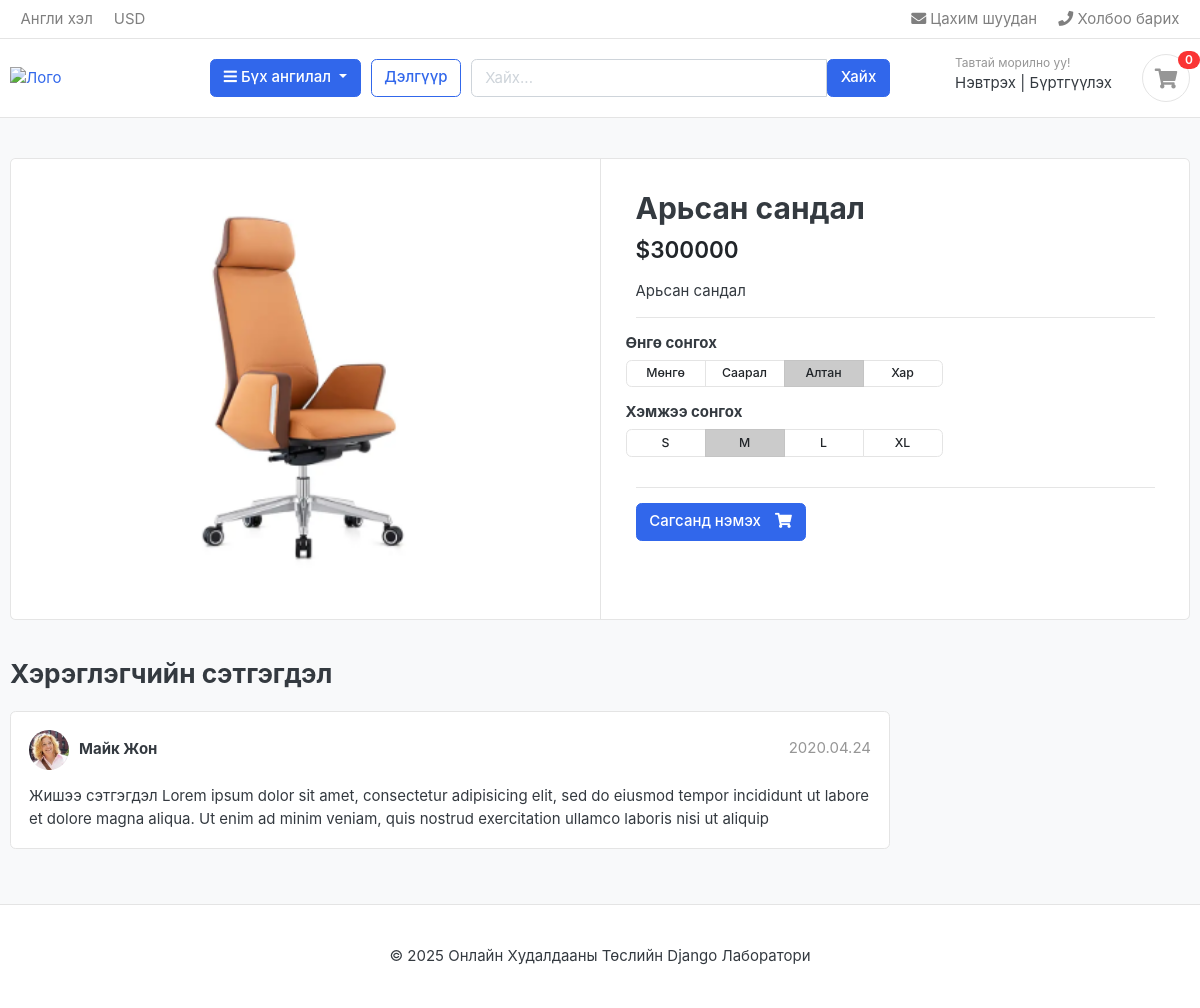
The page /tavilga/arsan-sandal on the database its author committed.
### shop_app/models.py (models this page shows, shortened)
class Product(models.Model):
    product_name = models.CharField(
        max_length=200,
        unique=True)
    slug = models.SlugField(max_length=200, unique=True)
    description = models.TextField(max_length=500, blank=True)
    price = models.IntegerField()
    images = models.ImageField(upload_to='images/products')
    stock = models.IntegerField()
    is_available = models.BooleanField(default=True)
    category = models.ForeignKey(Category, on_delete=models.CASCADE)
    created_date = models.DateTimeField(auto_now_add=True)
    modified_date = models.DateTimeField(auto_now=True)
    class Meta:
        db_table = "tbl_products"

### shop_app/views.py (the view)
# urls.py: path("<slug:categorySlug>/<slug:productSlug>",     views.product_detail,  name="product_detail"),
def product_detail(request, categorySlug, productSlug):
    category = get_object_or_404(Category, slug=categorySlug)
    product = get_object_or_404(Product, slug=productSlug, category=category)
    in_cart = CartItem.objects.filter(cart__id=_cart_id(request), product=product).exists()
    return render(request, 'product-detail.html', {
        'single_product': product,
        'in_cart': in_cart,
        'product': product,
        'category': category
    })

### cart_app/context_processors.py (called while the page is built)
def counter(request):
    cart_count = 0
    try:
        cart = Cart.objects.filter(id=_cart_id(request))
        cart_items = CartItem.objects.all().filter(cart = cart[:1])
        for cart_item in cart_items:
            cart_count += cart_item.quantity
    except Cart.DoesNotExist:
        cart_count = 0
    return dict(cart_count = cart_count)

### cart_app/views.py (called while the page is built)
def _cart_id(request):
    cart = request.session.session_key
    if not cart:
        cart = request.session.create()
    return cart

### lab2Template/contextProcessors.py (called while the page is built)
def categoriesProcessor(request):
    categories = Category.objects.all()
    return {'categories': categories}

### shop_app/models.py (called while the page is built)
    def getUrl(self):
        return reverse('categoryDetail', kwargs={'slug': self.slug})

### templates/product-detail.html (shortened to what this page needs)
{% extends "base.html" %}
{% load static %}
{% block content %}
<section class="section-content padding-y bg">
<div class="container">
<div class="card">
	<div class="row no-gutters">
		<aside class="col-md-6">
<article class="gallery-wrap">
	<div class="img-big-wrap">
	   {% if product.images %}
	   <a href="#"><img src="{{ product.images.url }}" alt="{{ product.product_name }}"></a>
	   {% else %}
	   <a href="#"><img src="{% static 'images/default_product.jpg' %}" alt="{{ product.product_name }}"></a>
	   {% endif %}
	</div>
</article>
		</aside>
		<main class="col-md-6 border-left">
<article class="content-body">
<h2 class="title">{{ product.product_name }}</h2>
<div class="mb-3">
	<var class="price h4">${{ product.price }}</var>
</div>
<p>{{ product.description|default:"Бүтээгдэхүүний мэдээлэл алга байна." }}</p>
<hr>
<div class="row">
	<div class="item-option-select">
		<h6>Өнгө сонгох</h6>
		<div class="btn-group btn-group-sm btn-group-toggle" data-toggle="buttons">
		  <label class="btn btn-light">
		    <input type="radio" name="radio_color"> Мөнгө
		  </label>
		  <label class="btn btn-light">
		    <input type="radio" name="radio_color"> Саарал
		  </label>
		  <label class="btn btn-light active">
		    <input type="radio" name="radio_color" checked> Алтан
		  </label>
		  <label class="btn btn-light">
		    <input type="radio" name="radio_color"> Хар
		  </label>
		</div>
	</div>
</div>
<div class="row">
	<div class="item-option-select">
		<h6>Хэмжээ сонгох</h6>
		<div class="btn-group btn-group-sm btn-group-toggle" data-toggle="buttons">
		  <label class="btn btn-light">
		    <input type="radio" name="radio_size"> S
		  </label>
		  <label class="btn btn-light active">
		    <input type="radio" name="radio_size" checked> M
		  </label>
		  <label class="btn btn-light">
		    <input type="radio" name="radio_size"> L
		  </label>
		  <label class="btn btn-light">
		    <input type="radio" name="radio_size"> XL
		  </label>
		</div>
	</div>
</div>
<hr>
{% if single_product.stock <= 0 %}
<button class="btn btn-secondary" disabled>
	<span class="text">Бараа дууссан</span>
	<i class="fas fa-ban"></i>
</button>
{% else %}
	{% if in_cart %}
		<a href="" class="btn btn-success">
			<i class="fas fa-check"></i>
		</a>
		<a href="{% url 'cart' %}" class="btn btn-outline-primary">
			<span class="text">Сагс харах</span> <i class="fas fa-eye"></i>
		</a>
	{% else %}
		<a href="{% url 'add_cart' single_product.id %}" class="btn btn-primary">
			<span class="text">Сагсанд нэмэх</span>
			<i class="fas fa-shopping-cart"></i>
		</a>
	{% endif %}
{% endif %}
</article>
		</main>
	</div>
</div>
<br>
<div class="row">
	<div class="col-md-9">
	<header class="section-heading">
		<h3>Хэрэглэгчийн сэтгэгдэл</h3>
	</header>
	<article class="box mb-3">
		<div class="icontext w-100">
			<img src="{% static 'images/avatars/avatar1.jpg' %}" class="img-xs icon rounded-circle" alt="Avatar">
			<div class="text">
				<span class="date text-muted float-md-right">2020.04.24 </span>
				<h6 class="mb-1">Майк Жон</h6>
			</div>
		</div>
		<div class="mt-3">
			<p>
				Жишээ сэтгэгдэл Lorem ipsum dolor sit amet, consectetur adipisicing elit, sed do eiusmod
				tempor incididunt ut labore et dolore magna aliqua. Ut enim ad minim veniam,
				quis nostrud exercitation ullamco laboris nisi ut aliquip
			</p>
		</div>
	</article>
	</div>
</div>
</div>
</section>
{% endblock %}

### static/css/ui.css (style rules this page uses)
html { font-family: "Inter", sans-serif; font-size: 15px; }
.content-body { flex: 1 1 auto; padding: 2rem 2.3rem; }
.img-xs, .img-sm, .img-md, .img-lg { -o-object-fit: cover; object-fit: cover; flex-shrink: 0; flex-grow: 0; }
.img-xs { width: 40px; height: 40px; }
.padding-y { padding-top: 40px; padding-bottom: 40px; }
var { font-style: normal; }
article:after, .form-group:after { display: block; clear: both; content: ""; }
.bg { background-color: #f8f9fa; }
.section-heading { margin-bottom: 20px; margin-top: 15px; }
p:last-child { margin-bottom: 0; }
.btn-light { background-color: #fff; border-color: #e4e4e4; }
.btn .text + i { margin-left: 10px; }
.icontext { display: inline-flex; align-items: center; vertical-align: middle; }
.icontext .text { width: 100%; line-height: 1.2; }
.icontext .icon { position: relative; margin-right: 10px; flex-shrink: 0; flex-grow: 0; }
.price { font-weight: 600; color: #212529; }
.box { padding: 18px; background: #fff; border-radius: 0.37rem; border: 1px solid #e4e4e4; }
.box img { max-width: 100%; }
.gallery-wrap .img-big-wrap { margin-bottom: 10px; border-radius: 0.37rem; overflow: hidden; background-color: #fff; }
.gallery-wrap .img-big-wrap a { text-align: center; display: block; }
.gallery-wrap .img-big-wrap img { height: 450px; width: auto; display: inline-block; }
.item-option-select { margin-bottom: 1rem; display: inline-block; margin-right: 15px; }
.item-option-select .btn { min-width: 80px; }

### rows shown on the page
Product: images (picture), product_name "Арьсан сандал", price "300000", description "Арьсан сандал"

### other values the page prints
{{ cart_count }} "0"
